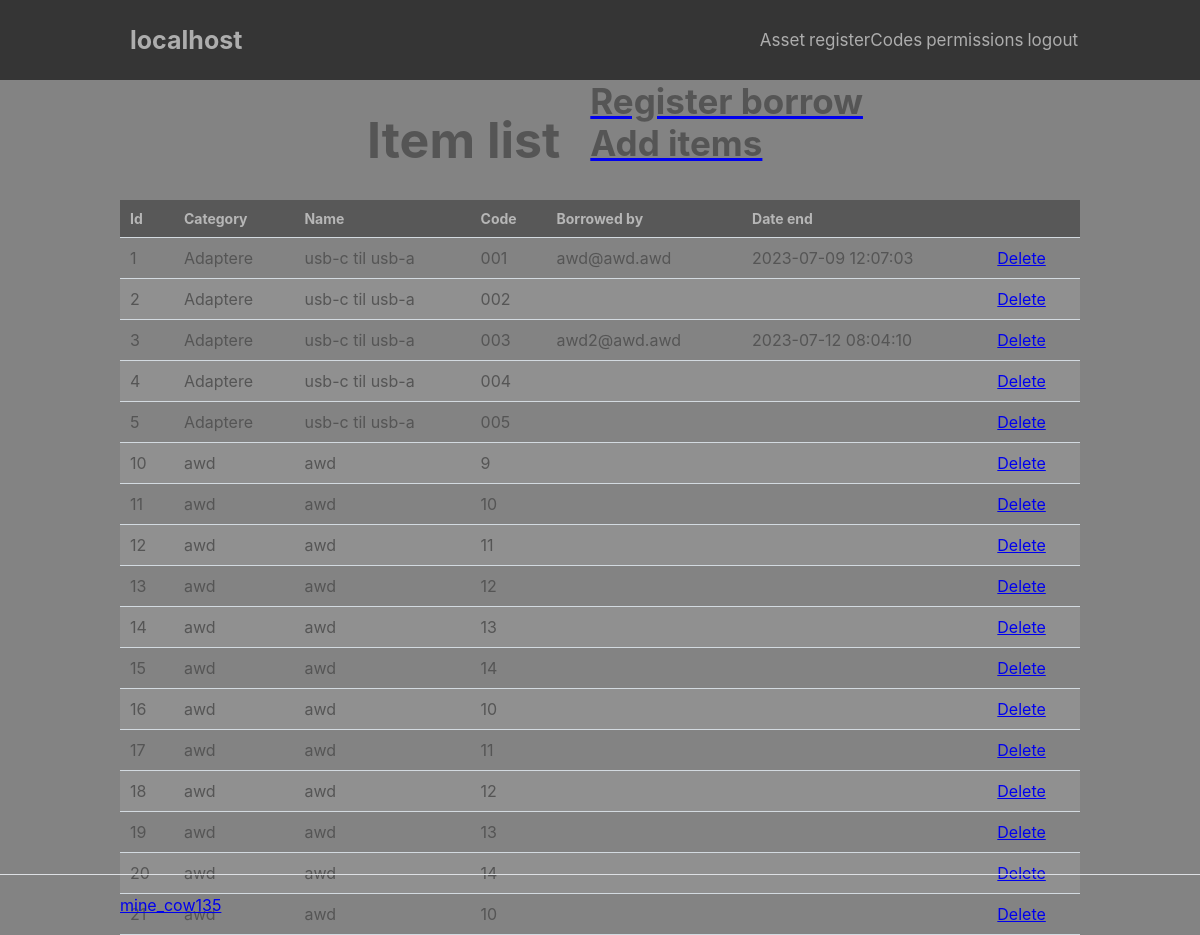
/index.php?page=asset/itemList (signed in), run on the app's committed database.
### tables this page shows
CREATE TABLE `asset_items` (
  `id` int NOT NULL,
  `name` varchar(20) NOT NULL,
  `category` varchar(20) NOT NULL,
  `code` varchar(30) NOT NULL,
  `date` datetime NOT NULL DEFAULT CURRENT_TIMESTAMP,
  `siteId` int NOT NULL,
  `removed` tinyint(1) NOT NULL DEFAULT '0'
);

CREATE TABLE `asset_user` (
  `id` int NOT NULL,
  `name` varchar(50) DEFAULT NULL,
  `mail` varchar(30) NOT NULL,
  `internalId` int DEFAULT NULL,
  `siteId` int NOT NULL
);

CREATE TABLE `asset_borrowed` (
  `id` int NOT NULL,
  `itemId` int NOT NULL,
  `userId` int NOT NULL,
  `borrowedBy` int NOT NULL,
  `comment` varchar(100) DEFAULT NULL,
  `dateStart` datetime NOT NULL DEFAULT CURRENT_TIMESTAMP,
  `dateEnd` datetime NOT NULL,
  `dateBack` datetime DEFAULT NULL,
  `siteId` int NOT NULL
);

### index.php (called while the page is built, shortened)
<?php
include 'functions.php';
$page = isset($_GET['page']) && file_exists('pages/' . $_GET['page'] . '.php') ? $_GET['page'] : 'home';
include 'pages/' . $page . '.php';

### pages/asset/itemList.php (the view, shortened to what this page needs)
<?php
headerr('Item list', "asset.itemList");
?>
<?php
    $sql = "SELECT id, name, category, code FROM asset_items WHERE siteId = :siteId AND removed = 0";
        $stmt = $pdo->prepare($sql);
        $stmt->bindValue(':siteId', $_SESSION["siteId"]);
        $stmt->execute();
        $item = $stmt->fetchAll(PDO::FETCH_ASSOC);
    $sql = "SELECT asset_borrowed.id, asset_borrowed.itemId, asset_borrowed.userId, asset_user.name, asset_user.mail, asset_borrowed.dateEnd FROM asset_borrowed LEFT JOIN asset_user ON asset_borrowed.userId = asset_user.id WHERE `dateBack` IS NULL AND asset_borrowed.siteId = :siteId";
        $stmt = $pdo->prepare($sql);
        $stmt->bindValue(':siteId', $_SESSION["siteId"]);
        $stmt->execute();
        $borrow = $stmt->fetchAll(PDO::FETCH_ASSOC);
?>
<div class="content-wrapper-center">
    <h1 class="head">Item list</h1>
    <div>
        <?php
            $permissionName = "asset.borrow";
            if (true === ((in_array($permissionName, array_column($_SESSION["permissions"], 'permissionName')))) || $permissionName == "default") {
                echo '<a href="index.php?page=asset/borrow"><h3>Register borrow</h3></a>';
            }
            $permissionName = "asset.create";
            if (true === ((in_array($permissionName, array_column($_SESSION["permissions"], 'permissionName')))) || $permissionName == "default") {
                echo '<a href="index.php?page=asset/import"><h3>Add items</h3>';
            }
        ?>
        </a>
    </div>
    <table>
        <thead>
            <tr>
                <td>Id</td>
                <td>Category</td>
                <td>Name</td>
                <td>Code</td>
                <td>Borrowed by</td>
                <td>Date end</td>
                <td></td>
            </tr>
        </thead>
        <tbody>
            <?php
                foreach ($item as $i) {
                    unset($found_key);
                    if (in_array($i["id"],array_column($borrow, "itemId"))) {
                        $found_key = array_search($i["id"],array_column($borrow, "itemId"));
                    }
            ?>
                    <tr>
                        <td><?= $i["id"] ?></td>
                        <td><?= $i["category"] ?></td>
                        <td><?= $i["name"] ?></td>
                        <td><?= $i["code"] ?></td>
                        <td><?= $borrow[$found_key]["mail"] ?></td>
                        <td><?= $borrow[$found_key]["dateEnd"] ?></td>
                        <td><a href="index.php?page=asset/itemList&delete=<?= $i["id"] ?>" onclick="return confirm('Are you sure?');">Delete</a></td>
                    </tr>
            <?php
                }
            ?>
        </tbody>
    </table>
</div>
<?= template_footer() ?>

### functions.php (shortened to what this page needs)
<?php
    function pdo_connect_mysql() {
        try {
        	return new PDO("mysql:host=" . $DATABASE_HOST . ";dbname=" . $DATABASE_NAME . ";charset=utf8", $DATABASE_USER, $DATABASE_PASS);
        } catch (PDOException $exception) {
        	echo "Failed to connect to database!";
            exit("Failed to connect to database!");
        }
    }
    function headerr($title, $permissionName)
    {
        $namechoice = 2;
        $namearr["1"] = "Template";
        $namearr["2"] = $_SERVER["HTTP_HOST"];
        $name = $namearr["$namechoice"];
        $pdo = pdo_connect_mysql();
        $root = $_SERVER['WEB_ROOT'] = str_replace("index.php",'',$_SERVER['SCRIPT_NAME']);
        $sql = "(SELECT userPermission.userId, users.username, userPermission.permissionId, permission.permissionName, permission.page, permission.dropdown, permission.placement, userPermission.header, userPermission.siteId, sites.siteName FROM userPermission LEFT JOIN users ON userPermission.userId = users.id LEFT JOIN sites ON userPermission.siteId = sites.id LEFT JOIN permission ON userPermission.permissionId = permission.id WHERE userPermission.userId = :userId AND dateStart < :date AND (dateEnd > :date OR dateEnd IS NULL) AND (siteId = :siteId OR siteId = 0)) UNION (SELECT group_userGroup.userId, users.username, group_permissions.permissionId, permission.permissionName, permission.page, permission.dropdown, permission.placement, group_permissions.header, group_groups.siteId, sites.siteName FROM `group_userGroup` LEFT JOIN users ON group_userGroup.userId = users.id LEFT JOIN group_groups ON group_userGroup.groupId = group_groups.id INNER JOIN group_permissions ON group_userGroup.groupId = group_permissions.groupId LEFT JOIN permission ON group_permissions.permissionId = permission.id LEFT JOIN sites ON group_groups.siteId = sites.id WHERE group_userGroup.userId = :userId AND dateStart < :date AND (dateEnd > :date OR dateEnd IS NULL) AND (siteId = :siteId OR siteId = 0)) ORDER BY `placement`";
        $stmt = $pdo->prepare($sql);
        $date = date("Y-m-d H:i:s");
        if ($_SESSION["id"]) {
            $userId = $_SESSION["id"];
        }
        else {
            $userId = 0;
        }
        $stmt->bindValue(':userId', $userId);
        $stmt->bindValue(':date', $date);
        $stmt->bindValue(':siteId', $_SESSION["siteId"]);
        $stmt->execute();
        $permissions = $stmt->fetchAll(PDO::FETCH_ASSOC);
        echo '
        <!DOCTYPE html>
        <html lang="en">
            <head>
                <meta charset="utf-8">
                <title>' . $title . '</title>
                <link href="' . $root . 'css/import.css" rel="stylesheet" type="text/css">
                <link rel="shortcut icon" href="img/logo.png" />
            </head>
            <body>
                <header>
                    <div class="content-wrapper">
                            <a href="index.php">
                                <img src="img/logo.png" height="70px" alt="">
                                <h1>' . $name . '</h1>
                            </a>
                            <nav>
                        ';
                        foreach ($permissions as $i) {
                            if ($i["header"] == true) {
                                ?>
                                <a href="index.php?page=<?=$i['page']?>"><?=$i['permissionName']?></a>
                                <?php
                            }
                        }
        echo '
                    </nav>
                </div>
            </header>
            <main>
    ';
    }
    function template_footer() {
        echo '
                </main>
                <footer>
                    <div class="content-wrapper">
                        <a href="https://github.com/minecow135">mine_cow135</a>
                    </div>
                </footer>
            </body>
        </html>
        ';
    }
?>

### css/var.css (style rules this page uses)
* { --color_bg_background: #838383; --color_border: #dee0e4; --color_confirm: #38b673; --color_confirm_hover: #32a367; --color_txt_h_1: #adadad; --color_txt_h_2: #555555; --color_txt_p_1: #adadad; --color_txt_p_2: #555555; --color_txt_p_1: #cacaca; --size_tx_h1_1: 50px; --size_tx_h1_2: ; --size_tx_h1_3: 25px; --size_tx_h2_1: 40px; --size_tx_h2_2: 30px; --size_tx_h2_3: ; --size_tx_h3_1: 35px; --size_tx_h3_2: ; --size_tx_h3_3: ; --size_tx_h4_1: 30px; --size_tx_h4_2: ; --size_tx_h4_3: ; --size_tx_h5_1: 25px; --size_tx_h5_2: ; --size_tx_h5_3: ; --size_tx_h6_1: 20px; --size_tx_h6_2: ; --size_tx_h6_3: ; --size_text_header_h1: 25px; --size_text_header: 17px; --size_text_header_span: 12px; --size_item_span: 16px; --place_item_span_top: 22px; --place_item_span_right: 0px; --color_bg_header: #353535; --color_h_table: #b6b6b6; --color_bg_box: #5e5d5d; --color_bg_box_submit: #4e4e4e; --color_bg_box_submit_hover:#3b3b3b; }

### css/style.css (style rules this page uses)
* { box-sizing: border-box; font-family: -apple-system, BlinkMacSystemFont, "segoe ui", roboto, oxygen, ubuntu, cantarell, "fira sans", "droid sans", "helvetica neue", Arial, sans-serif; font-size: 16px; -webkit-font-smoothing: antialiased; -moz-osx-font-smoothing: grayscale; box-sizing: border-box }
html { height: 100%; width: 100%; background-color: var(--color_bg_background); }
body { position: relative; min-height: 100vh; color: #555555; margin: 0; margin-bottom: 20px; }
h1, h2, h3, h4, h5 { color: var(--color_txt_h_2); margin: 0; }
h1 { font-size: var(--size_tx_h1_1); padding: 30px; }
h3 { font-size: var(--size_tx_h3_1); }
.content-wrapper, .content-wrapper-center { width: 80%; margin: 0 auto; display: flex; flex-wrap: wrap; }
.content-wrapper-center { justify-content: center; }

### css/header.css (style rules this page uses)
header { background-color: var(--color_bg_header); }
header .content-wrapper { display: flex; align-items: center; position: relative; }
header .content-wrapper a { display: flex; align-items: center; justify-content: center; color: inherit; }
header .content-wrapper a h1 { font-size: var(--size_text_header_h1); padding: 0; color: inherit; }
header { color: var(--color_txt_h_1); }
header a { text-decoration: none; }
header nav { display: flex; flex-grow: 1; flex-basis: 0; justify-content: flex-end; align-items: center; position: relative; }
header nav a { text-decoration: none; color: inherit; margin: 0 2px; font-size: var(--size_text_header); }
footer { position: absolute; bottom: 0; border-top: 1px solid var(--color_border); padding: 20px 0; width: 100%; }

### css/table.css (style rules this page uses)
table { width: 100%; padding-top: 30px; border-collapse: collapse; }
table thead { background-color: #585858; border-bottom: 1px solid #d3dae0; }
table thead td { padding: 10px; font-weight: bold; color: var(--color_h_table); font-size: 14px; }
table tbody tr { border-bottom: 1px solid #d3dae0; }
table tbody tr:nth-child(even) { background-color: #909090; }
table tbody tr td { padding: 10px; }

### data on the page
asset_items: id "1", category "Adaptere", name "usb-c til usb-a", code "001", id.mail "awd@awd.awd", id.dateEnd "2023-07-09 12:07:03"
asset_items: id "2", category "Adaptere", name "usb-c til usb-a", code "002"
asset_items: id "3", category "Adaptere", name "usb-c til usb-a", code "003", id.mail "awd2@awd.awd", id.dateEnd "2023-07-12 08:04:10"
asset_items: id "4", category "Adaptere", name "usb-c til usb-a", code "004"
asset_items: id "5", category "Adaptere", name "usb-c til usb-a", code "005"
asset_items: id "10", category "awd", name "awd", code "9"
asset_items: id "11", category "awd", name "awd", code "10"
asset_items: id "12", category "awd", name "awd", code "11"
asset_items: id "13", category "awd", name "awd", code "12"
asset_items: id "14", category "awd", name "awd", code "13"
asset_items: id "15", category "awd", name "awd", code "14"
asset_items: id "16", category "awd", name "awd", code "10"
asset_items: id "17", category "awd", name "awd", code "11"
asset_items: id "18", category "awd", name "awd", code "12"
asset_items: id "19", category "awd", name "awd", code "13"
asset_items: id "20", category "awd", name "awd", code "14"
asset_items: id "21", category "awd", name "awd", code "10"

### other printed values
$name "localhost"
$i['permissionName'] "Asset"
$i['permissionName'] "registerCodes"
$i['permissionName'] "permissions"
$i['permissionName'] "logout"
